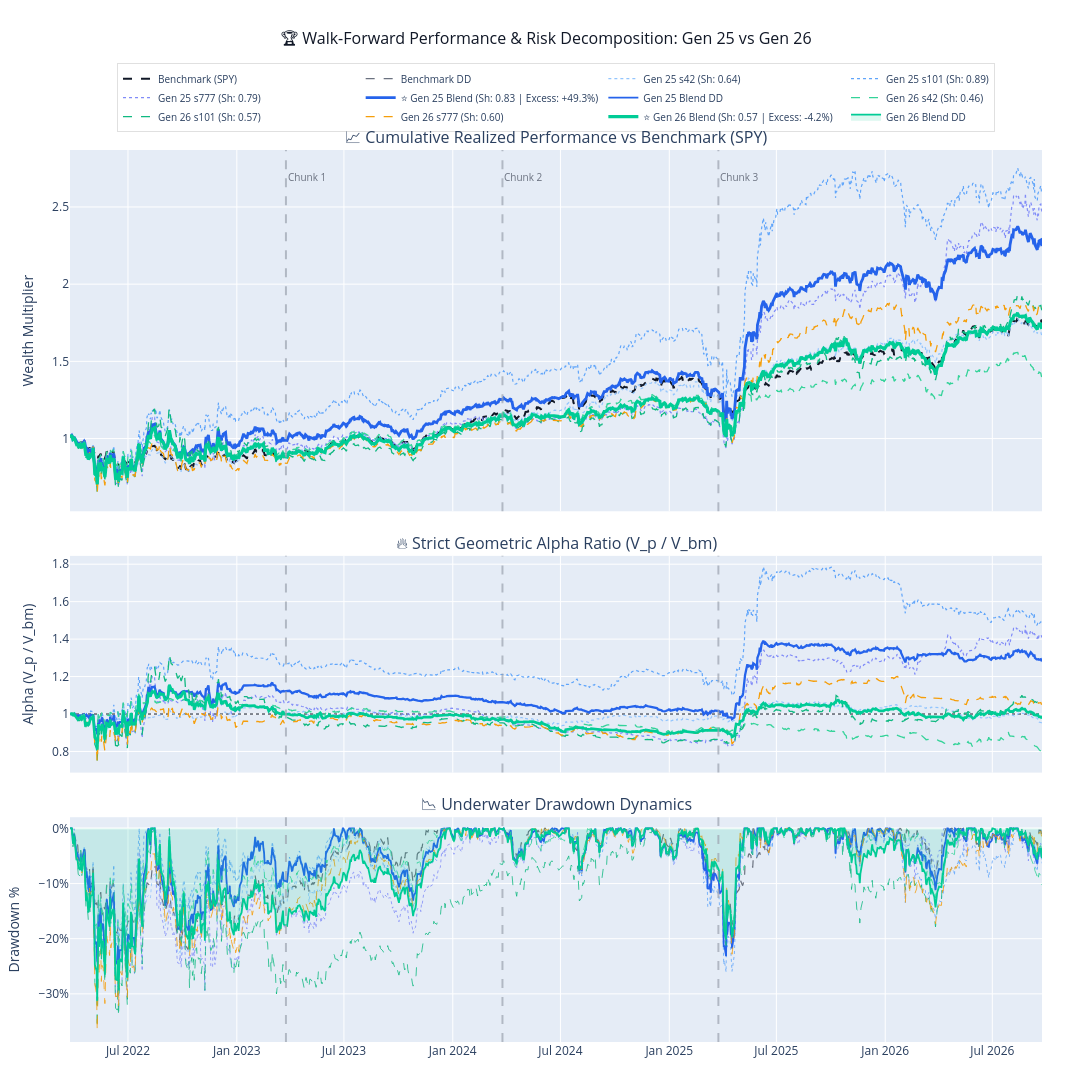

Notebook code cell kept with this figure:
### Code cell
# %% [markdown]
# ### CELL 5: Interactive Visual Master Chart (Dual-Generation Walk-Forward Comparison)

# %%
import re
from typing import Dict, List, Optional, Union
import numpy as np
import pandas as pd
import plotly.graph_objects as go
from plotly.subplots import make_subplots

from core.paths import OUTPUT_DIR
from core.settings import TradingConfig

# ==============================================================================
# 🎛️ USER CONFIGURATION: Up to 2 generations to compare (e.g. [18, 19] or ['gen18', 'gen19'])
# Default: None -> Automatically detects and selects the last 2 available generations
# ==============================================================================
COMPARE_GENS: Optional[List[Union[int, str]]] = [25, 26]
# COMPARE_GENS: Optional[List[Union[int, str]]] = (
#     None  # e.g., [18, 19] or None for auto-detect
# )
MAX_SEEDS_PER_GEN = 5

# Ensure master chunk calendar demarcations exist
if "CHUNK_WINDOWS" not in globals():
    CHUNK_WINDOWS = [
        {"chunk_id": 0, "deploy_start": "2022-03-25", "deploy_end": "2023-03-24"},
        {"chunk_id": 1, "deploy_start": "2023-03-25", "deploy_end": "2024-03-24"},
        {"chunk_id": 2, "deploy_start": "2024-03-25", "deploy_end": "2025-03-24"},
        {"chunk_id": 3, "deploy_start": "2025-03-25", "deploy_end": "2026-09-02"},
    ]

# Discover available continuous generations
all_blotter_files = list(OUTPUT_DIR.glob("blotter_continuous_*.parquet"))
discovered_gens = sorted(
    list(
        {
            int(m.group(1))
            for f in all_blotter_files
            if (m := re.search(r"gen(\d+)", f.name, re.IGNORECASE))
        }
    )
)

if not discovered_gens:
    raise FileNotFoundError(f"❌ No continuous blotter files found in {OUTPUT_DIR}")

# Resolve target comparison generations
if COMPARE_GENS is None or len(COMPARE_GENS) == 0:
    target_gens = discovered_gens[-2:] if len(discovered_gens) >= 2 else discovered_gens
else:
    parsed_gens = []
    for item in COMPARE_GENS:
        val = (
            int(re.search(r"(\d+)", str(item)).group(1))
            if re.search(r"(\d+)", str(item))
            else None
        )
        if val is not None and val in discovered_gens and val not in parsed_gens:
            parsed_gens.append(val)
    target_gens = parsed_gens[:2] if parsed_gens else discovered_gens[-2:]

print(
    f"🎯 Target Comparison Generations: {target_gens} (Discovered: {discovered_gens})"
)

# Visual Palettes: Gen 0 = Baseline (Cool Blue/Purple), Gen 1 = Challenger (Emerald/Amber)
GEN_THEMES = [
    {
        "blend_color": "#2563EB",  # Royal Blue
        "blend_width": 2.8,
        "blend_dash": "solid",
        "seed_dash": "dot",
        "seed_width": 1.2,
        "palette": ["#93C5FD", "#60A5FA", "#818CF8", "#A78BFA", "#C084FC"],
        "fill_color": "rgba(37, 99, 235, 0.08)",
    },
    {
        "blend_color": "#00CC96",  # Emerald Green
        "blend_width": 3.2,
        "blend_dash": "solid",
        "seed_dash": "dash",
        "seed_width": 1.3,
        "palette": ["#34D399", "#10B981", "#F59E0B", "#FB923C", "#F43F5E"],
        "fill_color": "rgba(0, 204, 150, 0.14)",
    },
]

# Initialize 3-Row Canvas
benchmark_sym = TradingConfig().benchmark
title_str = (
    f"🏆 Walk-Forward Performance & Risk Decomposition: Gen {target_gens[0]} vs Gen {target_gens[1]}"
    if len(target_gens) > 1
    else f"🏆 Walk-Forward Performance & Risk Decomposition: Gen {target_gens[0]}"
)

fig = make_subplots(
    rows=3,
    cols=1,
    shared_xaxes=True,
    vertical_spacing=0.05,
    row_heights=[0.45, 0.27, 0.28],
    subplot_titles=(
        f"📈 Cumulative Realized Performance vs Benchmark ({benchmark_sym})",
        "🔥 Strict Geometric Alpha Ratio (V_p / V_bm)",
        "📉 Underwater Drawdown Dynamics",
    ),
)

benchmark_plotted = False

# Iterate over selected generations
for gen_idx, gen in enumerate(target_gens):
    theme = GEN_THEMES[gen_idx % len(GEN_THEMES)]

    # 1. Discover Constituent Seeds (max 5)
    seed_files = list(OUTPUT_DIR.glob(f"blotter_continuous_s*_gen{gen}.parquet"))
    seed_map: Dict[int, pd.DataFrame] = {}
    for sf in seed_files:
        m = re.search(r"_s(\d+)(?:_|\.|$)", sf.name)
        if m:
            s_id = int(m.group(1))
            df_s = pd.read_parquet(sf)
            df_s["date"] = pd.to_datetime(
                df_s["date"] if "date" in df_s.columns else df_s["decision_date"]
            )
            seed_map[s_id] = df_s.sort_values("date").reset_index(drop=True)

    active_seeds = sorted(seed_map.keys())[:MAX_SEEDS_PER_GEN]

    # Plot Benchmark Once from the earliest valid series
    if not benchmark_plotted and active_seeds:
        ref_df = seed_map[active_seeds[0]]
        dates = ref_df["date"]
        bm_curve = ref_df["bm_equity"].to_numpy(dtype=float)
        bm_peaks = np.maximum.accumulate(bm_curve)
        bm_dds = (bm_curve - bm_peaks) / np.maximum(bm_peaks, 1e-8)

        fig.add_trace(
            go.Scatter(
                x=dates,
                y=bm_curve,
                mode="lines",
                name=f"Benchmark ({benchmark_sym})",
                line=dict(color="#111827", width=2.0, dash="dash"),
            ),
            row=1,
            col=1,
        )
        fig.add_trace(
            go.Scatter(
                x=dates,
                y=np.ones(len(dates)),
                mode="lines",
                name="Benchmark Parity (1.0)",
                line=dict(color="#111827", width=1.0, dash="dot"),
                showlegend=False,
            ),
            row=2,
            col=1,
        )
        fig.add_trace(
            go.Scatter(
                x=dates,
                y=bm_dds,
                mode="lines",
                name="Benchmark DD",
                line=dict(color="#6B7280", width=1.2, dash="dash"),
            ),
            row=3,
            col=1,
        )
        benchmark_plotted = True

    # 2. Plot Constituent Seeds
    for s_idx, s in enumerate(active_seeds):
        df_s = seed_map[s]
        m = calculate_blotter_metrics(df_s)
        s_eq = df_s["agent_equity"].to_numpy(dtype=float)
        s_alpha = df_s["alpha_equity"].to_numpy(dtype=float)
        s_peaks = np.maximum.accumulate(s_eq)
        s_dds = (s_eq - s_peaks) / np.maximum(s_peaks, 1e-8)
        color = theme["palette"][s_idx % len(theme["palette"])]

        fig.add_trace(
            go.Scatter(
                x=df_s["date"],
                y=s_eq,
                mode="lines",
                name=f"Gen {gen} s{s} (Sh: {m['Sharpe']:.2f})",
                line=dict(
                    color=color, width=theme["seed_width"], dash=theme["seed_dash"]
                ),
            ),
            row=1,
            col=1,
        )
        fig.add_trace(
            go.Scatter(
                x=df_s["date"],
                y=s_alpha,
                mode="lines",
                line=dict(
                    color=color, width=theme["seed_width"], dash=theme["seed_dash"]
                ),
                showlegend=False,
            ),
            row=2,
            col=1,
        )
        fig.add_trace(
            go.Scatter(
                x=df_s["date"],
                y=s_dds,
                mode="lines",
                line=dict(color=color, width=0.8, dash=theme["seed_dash"]),
                showlegend=False,
            ),
            row=3,
            col=1,
        )

    # 3. Plot Ex-Post Blend Blotter
    blend_file = OUTPUT_DIR / f"blotter_continuous_ex_post_blend_gen{gen}.parquet"
    if blend_file.exists():
        df_b = pd.read_parquet(blend_file)
        df_b["date"] = pd.to_datetime(
            df_b["date"] if "date" in df_b.columns else df_b["decision_date"]
        )
        df_b = df_b.sort_values("date").reset_index(drop=True)
        mb = calculate_blotter_metrics(df_b)

        b_eq = df_b["agent_equity"].to_numpy(dtype=float)
        b_alpha = df_b["alpha_equity"].to_numpy(dtype=float)
        b_peaks = np.maximum.accumulate(b_eq)
        b_dds = (b_eq - b_peaks) / np.maximum(b_peaks, 1e-8)

        is_challenger = gen_idx == (len(target_gens) - 1)
        fig.add_trace(
            go.Scatter(
                x=df_b["date"],
                y=b_eq,
                mode="lines",
                name=f"⭐ Gen {gen} Blend (Sh: {mb['Sharpe']:.2f} | Excess: {mb['Excess Return']*100:+.1f}%)",
                line=dict(
                    color=theme["blend_color"],
                    width=theme["blend_width"],
                    dash=theme["blend_dash"],
                ),
            ),
            row=1,
            col=1,
        )
        fig.add_trace(
            go.Scatter(
                x=df_b["date"],
                y=b_alpha,
                mode="lines",
                line=dict(
                    color=theme["blend_color"],
                    width=theme["blend_width"] - 0.5,
                    dash=theme["blend_dash"],
                ),
                showlegend=False,
            ),
            row=2,
            col=1,
        )
        fig.add_trace(
            go.Scatter(
                x=df_b["date"],
                y=b_dds,
                mode="lines",
                fill="tozeroy" if is_challenger else None,
                fillcolor=theme["fill_color"] if is_challenger else None,
                name=f"Gen {gen} Blend DD",
                line=dict(
                    color=theme["blend_color"], width=1.8, dash=theme["blend_dash"]
                ),
            ),
            row=3,
            col=1,
        )

# Chunk Demarcation Boundaries
for win in CHUNK_WINDOWS[1:]:
    d_val = win["deploy_start"]
    fig.add_vline(x=d_val, line_dash="dash", line_color="#9CA3AF", opacity=0.7)
    fig.add_annotation(
        x=d_val,
        y=0.98,
        xref="x",
        yref="paper",
        text=f"Chunk {win['chunk_id']}",
        showarrow=False,
        xanchor="left",
        font=dict(size=10, color="#6B7280"),
    )

fig.update_layout(
    height=1100,
    width=1280,
    hovermode="x unified",
    margin=dict(t=150, b=50, l=70, r=50),
    title=dict(
        text=title_str,
        y=0.97,
        x=0.5,
        xanchor="center",
        yanchor="top",
        font=dict(size=16, color="#111827"),
    ),
    legend=dict(
        orientation="h",
        yanchor="bottom",
        y=1.02,
        xanchor="center",
        x=0.5,
        font=dict(size=10),
        bgcolor="rgba(255, 255, 255, 0.92)",
        bordercolor="rgba(0, 0, 0, 0.12)",
        borderwidth=1,
    ),
)
fig.update_yaxes(title_text="Wealth Multiplier", row=1, col=1)
fig.update_yaxes(title_text="Alpha (V_p / V_bm)", row=2, col=1)
fig.update_yaxes(title_text="Drawdown %", tickformat=".0%", row=3, col=1)
fig.show()

### Figure 1 — Plotly figure (JSON) as saved in the notebook; plotly's stock layout.template omitted (floating-point values rounded to 4 significant figures; data arrays with more than 128 entries replaced by an {"elided": "..."} marker saying what was removed)
{"data": [{"line": {"color": "#111827", "dash": "dash", "width": 2}, "mode": "lines", "name": "Benchmark (SPY)", "type": "scatter", "x": {"elided": "1120 str values"}, "xaxis": "x", "y": {"elided": "1120 float values"}, "yaxis": "y"}, {"line": {"color": "#111827", "dash": "dot", "width": 1}, "mode": "lines", "name": "Benchmark Parity (1.0)", "showlegend": false, "type": "scatter", "x": {"elided": "1120 str values"}, "xaxis": "x2", "y": {"elided": "1120 int values"}, "yaxis": "y2"}, {"line": {"color": "#6B7280", "dash": "dash", "width": 1.2}, "mode": "lines", "name": "Benchmark DD", "type": "scatter", "x": {"elided": "1120 str values"}, "xaxis": "x3", "y": {"elided": "1120 float values"}, "yaxis": "y3"}, {"line": {"color": "#93C5FD", "dash": "dot", "width": 1.2}, "mode": "lines", "name": "Gen 25 s42 (Sh: 0.64)", "type": "scatter", "x": {"elided": "1120 str values"}, "xaxis": "x", "y": {"elided": "1120 float values"}, "yaxis": "y"}, {"line": {"color": "#93C5FD", "dash": "dot", "width": 1.2}, "mode": "lines", "showlegend": false, "type": "scatter", "x": {"elided": "1120 str values"}, "xaxis": "x2", "y": {"elided": "1120 float values"}, "yaxis": "y2"}, {"line": {"color": "#93C5FD", "dash": "dot", "width": 0.8}, "mode": "lines", "showlegend": false, "type": "scatter", "x": {"elided": "1120 str values"}, "xaxis": "x3", "y": {"elided": "1120 float values"}, "yaxis": "y3"}, {"line": {"color": "#60A5FA", "dash": "dot", "width": 1.2}, "mode": "lines", "name": "Gen 25 s101 (Sh: 0.89)", "type": "scatter", "x": {"elided": "1120 str values"}, "xaxis": "x", "y": {"elided": "1120 float values"}, "yaxis": "y"}, {"line": {"color": "#60A5FA", "dash": "dot", "width": 1.2}, "mode": "lines", "showlegend": false, "type": "scatter", "x": {"elided": "1120 str values"}, "xaxis": "x2", "y": {"elided": "1120 float values"}, "yaxis": "y2"}, {"line": {"color": "#60A5FA", "dash": "dot", "width": 0.8}, "mode": "lines", "showlegend": false, "type": "scatter", "x": {"elided": "1120 str values"}, "xaxis": "x3", "y": {"elided": "1120 float values"}, "yaxis": "y3"}, {"line": {"color": "#818CF8", "dash": "dot", "width": 1.2}, "mode": "lines", "name": "Gen 25 s777 (Sh: 0.79)", "type": "scatter", "x": {"elided": "1120 str values"}, "xaxis": "x", "y": {"elided": "1120 float values"}, "yaxis": "y"}, {"line": {"color": "#818CF8", "dash": "dot", "width": 1.2}, "mode": "lines", "showlegend": false, "type": "scatter", "x": {"elided": "1120 str values"}, "xaxis": "x2", "y": {"elided": "1120 float values"}, "yaxis": "y2"}, {"line": {"color": "#818CF8", "dash": "dot", "width": 0.8}, "mode": "lines", "showlegend": false, "type": "scatter", "x": {"elided": "1120 str values"}, "xaxis": "x3", "y": {"elided": "1120 float values"}, "yaxis": "y3"}, {"line": {"color": "#2563EB", "dash": "solid", "width": 2.8}, "mode": "lines", "name": "⭐ Gen 25 Blend (Sh: 0.83 | Excess: +49.3%)", "type": "scatter", "x": {"elided": "1120 str values"}, "xaxis": "x", "y": {"elided": "1120 float values"}, "yaxis": "y"}, {"line": {"color": "#2563EB", "dash": "solid", "width": 2.3}, "mode": "lines", "showlegend": false, "type": "scatter", "x": {"elided": "1120 str values"}, "xaxis": "x2", "y": {"elided": "1120 float values"}, "yaxis": "y2"}, {"line": {"color": "#2563EB", "dash": "solid", "width": 1.8}, "mode": "lines", "name": "Gen 25 Blend DD", "type": "scatter", "x": {"elided": "1120 str values"}, "xaxis": "x3", "y": {"elided": "1120 float values"}, "yaxis": "y3"}, {"line": {"color": "#34D399", "dash": "dash", "width": 1.3}, "mode": "lines", "name": "Gen 26 s42 (Sh: 0.46)", "type": "scatter", "x": {"elided": "1120 str values"}, "xaxis": "x", "y": {"elided": "1120 float values"}, "yaxis": "y"}, {"line": {"color": "#34D399", "dash": "dash", "width": 1.3}, "mode": "lines", "showlegend": false, "type": "scatter", "x": {"elided": "1120 str values"}, "xaxis": "x2", "y": {"elided": "1120 float values"}, "yaxis": "y2"}, {"line": {"color": "#34D399", "dash": "dash", "width": 0.8}, "mode": "lines", "showlegend": false, "type": "scatter", "x": {"elided": "1120 str values"}, "xaxis": "x3", "y": {"elided": "1120 float values"}, "yaxis": "y3"}, {"line": {"color": "#10B981", "dash": "dash", "width": 1.3}, "mode": "lines", "name": "Gen 26 s101 (Sh: 0.57)", "type": "scatter", "x": {"elided": "1120 str values"}, "xaxis": "x", "y": {"elided": "1120 float values"}, "yaxis": "y"}, {"line": {"color": "#10B981", "dash": "dash", "width": 1.3}, "mode": "lines", "showlegend": false, "type": "scatter", "x": {"elided": "1120 str values"}, "xaxis": "x2", "y": {"elided": "1120 float values"}, "yaxis": "y2"}, {"line": {"color": "#10B981", "dash": "dash", "width": 0.8}, "mode": "lines", "showlegend": false, "type": "scatter", "x": {"elided": "1120 str values"}, "xaxis": "x3", "y": {"elided": "1120 float values"}, "yaxis": "y3"}, {"line": {"color": "#F59E0B", "dash": "dash", "width": 1.3}, "mode": "lines", "name": "Gen 26 s777 (Sh: 0.60)", "type": "scatter", "x": {"elided": "1120 str values"}, "xaxis": "x", "y": {"elided": "1120 float values"}, "yaxis": "y"}, {"line": {"color": "#F59E0B", "dash": "dash", "width": 1.3}, "mode": "lines", "showlegend": false, "type": "scatter", "x": {"elided": "1120 str values"}, "xaxis": "x2", "y": {"elided": "1120 float values"}, "yaxis": "y2"}, {"line": {"color": "#F59E0B", "dash": "dash", "width": 0.8}, "mode": "lines", "showlegend": false, "type": "scatter", "x": {"elided": "1120 str values"}, "xaxis": "x3", "y": {"elided": "1120 float values"}, "yaxis": "y3"}, {"line": {"color": "#00CC96", "dash": "solid", "width": 3.2}, "mode": "lines", "name": "⭐ Gen 26 Blend (Sh: 0.57 | Excess: -4.2%)", "type": "scatter", "x": {"elided": "1120 str values"}, "xaxis": "x", "y": {"elided": "1120 float values"}, "yaxis": "y"}, {"line": {"color": "#00CC96", "dash": "solid", "width": 2.7}, "mode": "lines", "showlegend": false, "type": "scatter", "x": {"elided": "1120 str values"}, "xaxis": "x2", "y": {"elided": "1120 float values"}, "yaxis": "y2"}, {"fill": "tozeroy", "fillcolor": "rgba(0, 204, 150, 0.14)", "line": {"color": "#00CC96", "dash": "solid", "width": 1.8}, "mode": "lines", "name": "Gen 26 Blend DD", "type": "scatter", "x": {"elided": "1120 str values"}, "xaxis": "x3", "y": {"elided": "1120 float values"}, "yaxis": "y3"}], "layout": {"annotations": [{"font": {"size": 16}, "showarrow": false, "text": "📈 Cumulative Realized Performance vs Benchmark (SPY)", "x": 0.5, "xanchor": "center", "xref": "paper", "y": 1, "yanchor": "bottom", "yref": "paper"}, {"font": {"size": 16}, "showarrow": false, "text": "🔥 Strict Geometric Alpha Ratio (V_p / V_bm)", "x": 0.5, "xanchor": "center", "xref": "paper", "y": 0.545, "yanchor": "bottom", "yref": "paper"}, {"font": {"size": 16}, "showarrow": false, "text": "📉 Underwater Drawdown Dynamics", "x": 0.5, "xanchor": "center", "xref": "paper", "y": 0.252, "yanchor": "bottom", "yref": "paper"}, {"font": {"color": "#6B7280", "size": 10}, "showarrow": false, "text": "Chunk 1", "x": "2023-03-25", "xanchor": "left", "xref": "x", "y": 0.98, "yref": "paper"}, {"font": {"color": "#6B7280", "size": 10}, "showarrow": false, "text": "Chunk 2", "x": "2024-03-25", "xanchor": "left", "xref": "x", "y": 0.98, "yref": "paper"}, {"font": {"color": "#6B7280", "size": 10}, "showarrow": false, "text": "Chunk 3", "x": "2025-03-25", "xanchor": "left", "xref": "x", "y": 0.98, "yref": "paper"}], "height": 1100, "hovermode": "x unified", "legend": {"bgcolor": "rgba(255, 255, 255, 0.92)", "bordercolor": "rgba(0, 0, 0, 0.12)", "borderwidth": 1, "font": {"size": 10}, "orientation": "h", "x": 0.5, "xanchor": "center", "y": 1.02, "yanchor": "bottom"}, "margin": {"b": 50, "l": 70, "r": 50, "t": 150}, "shapes": [{"line": {"color": "#9CA3AF", "dash": "dash"}, "opacity": 0.7, "type": "line", "x0": "2023-03-25", "x1": "2023-03-25", "xref": "x", "y0": 0, "y1": 1, "yref": "y domain"}, {"line": {"color": "#9CA3AF", "dash": "dash"}, "opacity": 0.7, "type": "line", "x0": "2023-03-25", "x1": "2023-03-25", "xref": "x2", "y0": 0, "y1": 1, "yref": "y2 domain"}, {"line": {"color": "#9CA3AF", "dash": "dash"}, "opacity": 0.7, "type": "line", "x0": "2023-03-25", "x1": "2023-03-25", "xref": "x3", "y0": 0, "y1": 1, "yref": "y3 domain"}, {"line": {"color": "#9CA3AF", "dash": "dash"}, "opacity": 0.7, "type": "line", "x0": "2024-03-25", "x1": "2024-03-25", "xref": "x", "y0": 0, "y1": 1, "yref": "y domain"}, {"line": {"color": "#9CA3AF", "dash": "dash"}, "opacity": 0.7, "type": "line", "x0": "2024-03-25", "x1": "2024-03-25", "xref": "x2", "y0": 0, "y1": 1, "yref": "y2 domain"}, {"line": {"color": "#9CA3AF", "dash": "dash"}, "opacity": 0.7, "type": "line", "x0": "2024-03-25", "x1": "2024-03-25", "xref": "x3", "y0": 0, "y1": 1, "yref": "y3 domain"}, {"line": {"color": "#9CA3AF", "dash": "dash"}, "opacity": 0.7, "type": "line", "x0": "2025-03-25", "x1": "2025-03-25", "xref": "x", "y0": 0, "y1": 1, "yref": "y domain"}, {"line": {"color": "#9CA3AF", "dash": "dash"}, "opacity": 0.7, "type": "line", "x0": "2025-03-25", "x1": "2025-03-25", "xref": "x2", "y0": 0, "y1": 1, "yref": "y2 domain"}, {"line": {"color": "#9CA3AF", "dash": "dash"}, "opacity": 0.7, "type": "line", "x0": "2025-03-25", "x1": "2025-03-25", "xref": "x3", "y0": 0, "y1": 1, "yref": "y3 domain"}], "title": {"font": {"color": "#111827", "size": 16}, "text": "🏆 Walk-Forward Performance & Risk Decomposition: Gen 25 vs Gen 26", "x": 0.5, "xanchor": "center", "y": 0.97, "yanchor": "top"}, "width": 1280, "xaxis": {"anchor": "y", "domain": [0, 1], "matches": "x3", "showticklabels": false}, "xaxis2": {"anchor": "y2", "domain": [0, 1], "matches": "x3", "showticklabels": false}, "xaxis3": {"anchor": "y3", "domain": [0, 1]}, "yaxis": {"anchor": "x", "domain": [0.595, 1], "title": {"text": "Wealth Multiplier"}}, "yaxis2": {"anchor": "x2", "domain": [0.302, 0.545], "title": {"text": "Alpha (V_p / V_bm)"}}, "yaxis3": {"anchor": "x3", "domain": [0, 0.252], "tickformat": ".0%", "title": {"text": "Drawdown %"}}}}
